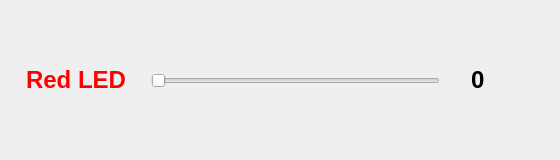
<?xml version="1.0" encoding="UTF-8"?>
<ui version="4.0">
 <class>Dialog</class>
 <widget class="QDialog" name="Dialog">
  <property name="geometry">
   <rect>
    <x>0</x>
    <y>0</y>
    <width>560</width>
    <height>160</height>
   </rect>
  </property>
  <property name="windowTitle">
   <string>Dialog</string>
  </property>
  <widget class="QWidget" name="layoutWidget">
   <property name="geometry">
    <rect>
     <x>10</x>
     <y>10</y>
     <width>127</width>
     <height>141</height>
    </rect>
   </property>
   <layout class="QVBoxLayout" name="verticalLayout">
    <item>
     <widget class="QLabel" name="red_label">
      <property name="text">
       <string>&lt;html&gt;&lt;head/&gt;&lt;body&gt;&lt;p&gt;&lt;span style=&quot; font-size:18pt; font-weight:600; color:#ff0000;&quot;&gt;Red LED&lt;/span&gt;&lt;/p&gt;&lt;/body&gt;&lt;/html&gt;</string>
      </property>
      <property name="alignment">
       <set>Qt::AlignRight|Qt::AlignTrailing|Qt::AlignVCenter</set>
      </property>
     </widget>
    </item>
   </layout>
  </widget>
  <widget class="QWidget" name="layoutWidget">
   <property name="geometry">
    <rect>
     <x>140</x>
     <y>10</y>
     <width>311</width>
     <height>141</height>
    </rect>
   </property>
   <layout class="QVBoxLayout" name="verticalLayout_2">
    <item>
     <widget class="QSlider" name="red_slider">
      <property name="maximum">
       <number>255</number>
      </property>
      <property name="orientation">
       <enum>Qt::Horizontal</enum>
      </property>
     </widget>
    </item>
   </layout>
  </widget>
  <widget class="QWidget" name="layoutWidget">
   <property name="geometry">
    <rect>
     <x>460</x>
     <y>10</y>
     <width>91</width>
     <height>141</height>
    </rect>
   </property>
   <layout class="QVBoxLayout" name="verticalLayout_3">
    <item>
     <widget class="QLabel" name="red_value_label">
      <property name="text">
       <string>&lt;html&gt;&lt;head/&gt;&lt;body&gt;&lt;p&gt;&lt;span style=&quot; font-size:18pt; font-weight:600;&quot;&gt;0&lt;/span&gt;&lt;/p&gt;&lt;/body&gt;&lt;/html&gt;</string>
      </property>
     </widget>
    </item>
   </layout>
  </widget>
 </widget>
 <layoutdefault spacing="6" margin="11"/>
 <resources/>
 <connections/>
</ui>
